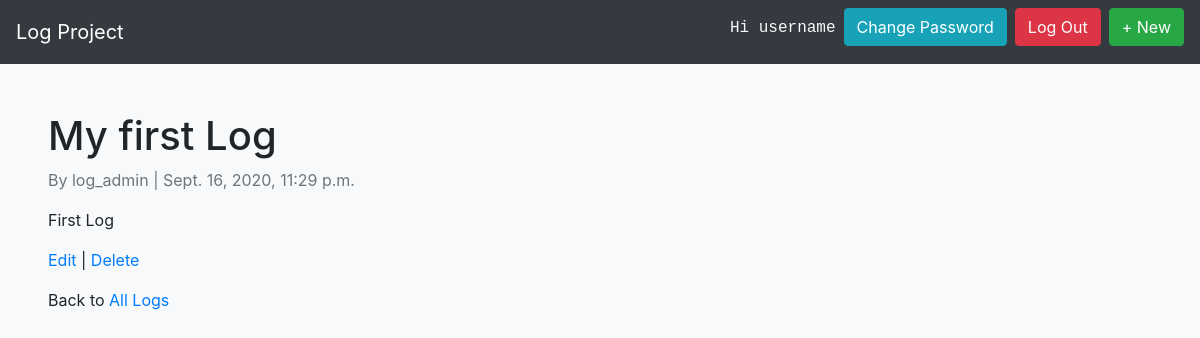
Screenshot of /articles/1/ (signed in) with the database file from the repository.
### users/models.py (models this page shows)
class CustomUser(AbstractUser):
    age = models.PositiveIntegerField(null = True, blank = True)

### articles/models.py (models this page shows, shortened)
class Article(models.Model):
    title = models.CharField(max_length=200)
    body = models.TextField()
    date = models.DateTimeField(auto_now_add=True)
    author = models.ForeignKey(
        get_user_model(),
        on_delete=models.CASCADE,
    )

### articles/views.py (the view)
# urls.py: path('<int:pk>/', ArticleDetailView.as_view(), name='article_detail'),
class ArticleDetailView(LoginRequiredMixin, DetailView):
    model = Article
    template_name = 'article_detail.html'
    login_url = 'login'

### templates/article_detail.html (shortened to what this page needs)
{% extends 'base.html' %}
{% block content %}
<div class="article-entry">
    <h1>{{ object.title }}</h1>
    <p class="text-muted">By {{ object.author }} | {{ object.date }}</p>
    <p>{{ object.body }}</p>
</div>
<p><a href="{% url 'article_edit' article.pk %}">Edit</a> | <a href="{% url 'article_delete' article.pk %}">Delete</a></p>
<p>Back to <a href="{% url 'article_list' %}">All Logs</a></p>
{% endblock content %}

### templates/base.html (shortened to what this page needs)
<!DOCTYPE html>
<html lang="en">
    <head>
        <link rel="stylesheet" href="https://stackpath.bootstrapcdn.com/bootstrap/4.5.2/css/bootstrap.min.css">
    </head>
    <body class="bg-light">
        <nav class="navbar navbar-expand-sm bg-dark navbar-dark ">
            <a class="navbar-brand " href="{% url 'home' %}">Log Project</a>
            {% if user.is_authenticated %}
            <ul class="navbar-nav ml-auto">
                <li class="nav-item">
                    <p class="text-light ml-2 text-monospace mt-2">Hi {{ user.username }}</p>
                </li>
                <li class="nav-item">
                    <a class="btn btn-info ml-2" href="{% url 'password_change' %}">Change Password</a>
                </li>
                <li class="nav-item">
                    <a class="btn btn-danger ml-2" href="{% url 'logout' %}">Log Out</a>
                </li>
                <li class="nav-item">
                    <a class="btn btn-success ml-2" href="{% url 'article_new' %}">+ New</a>
                </li>
            </ul>
            {% endif %}
        </nav>
    <div class="container-fluid p-5">
        {% block content %}
        {% endblock content %}
    </div>
    </body>
</html>

### rows the page displays
CustomUser: username "username"
Article: title "My first Log", author "log_admin", date "Sept. 16, 2020, 11:29 p.m.", body "First Log"
